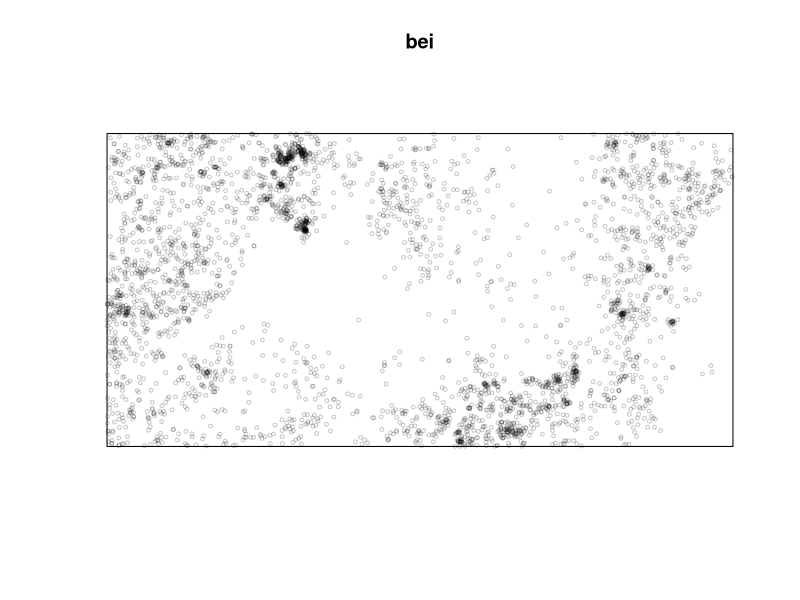
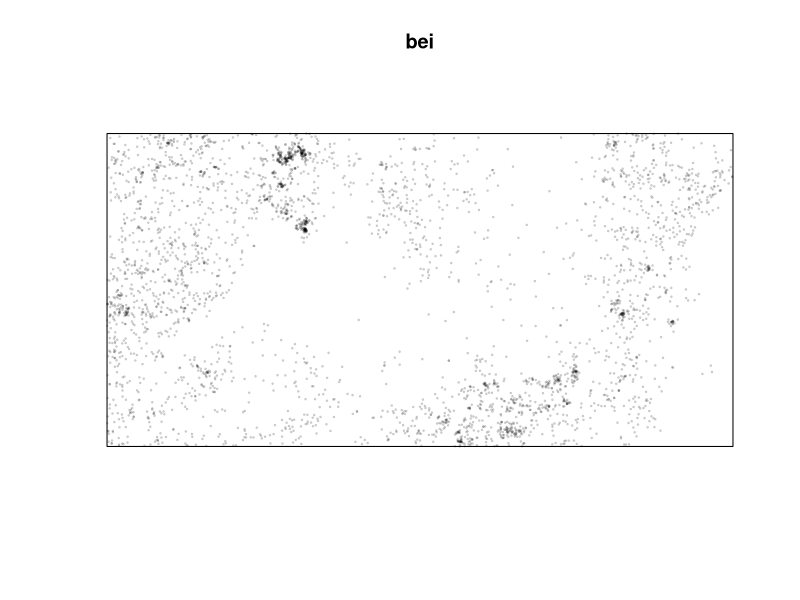
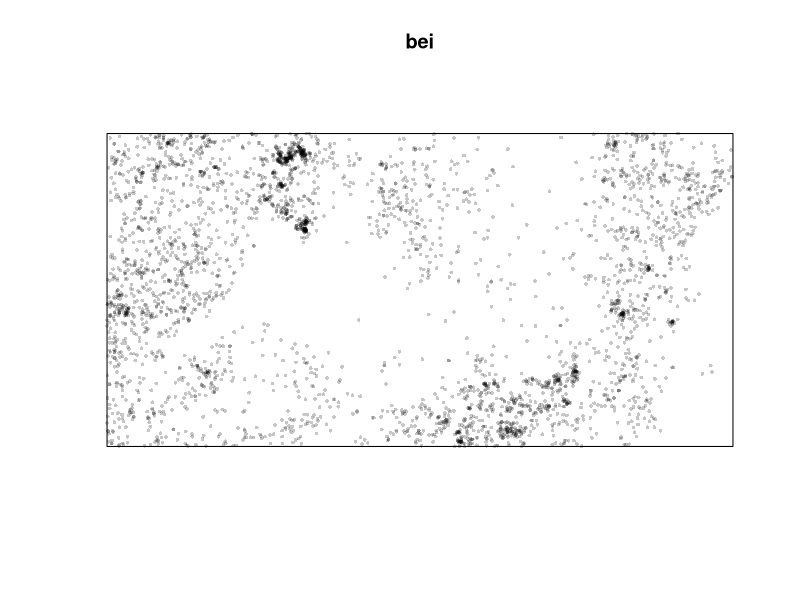
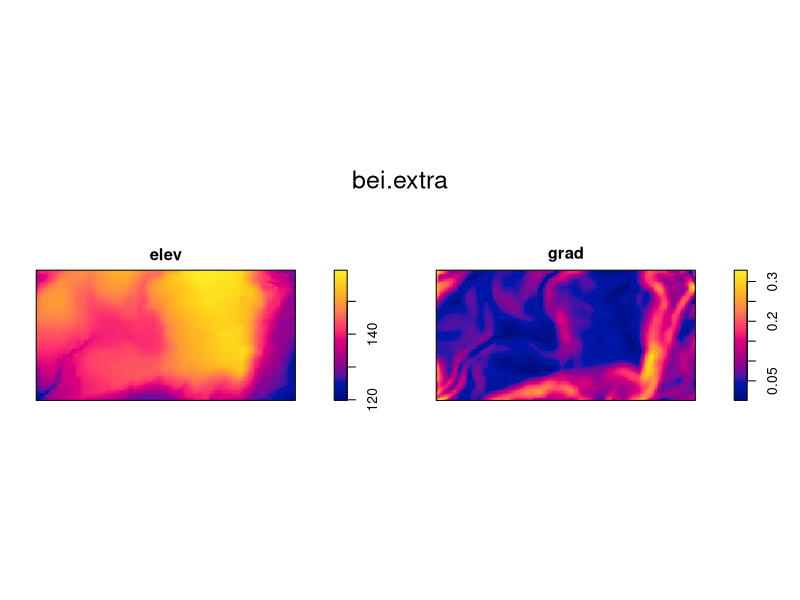
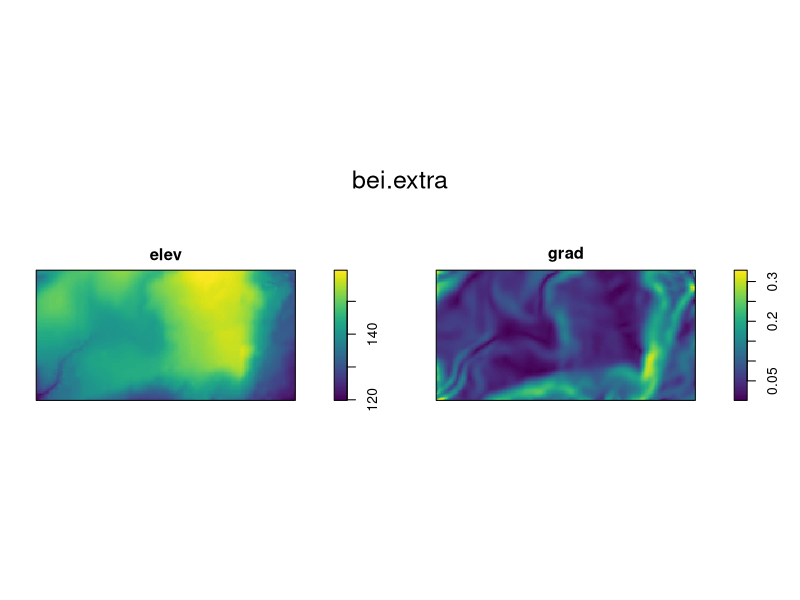
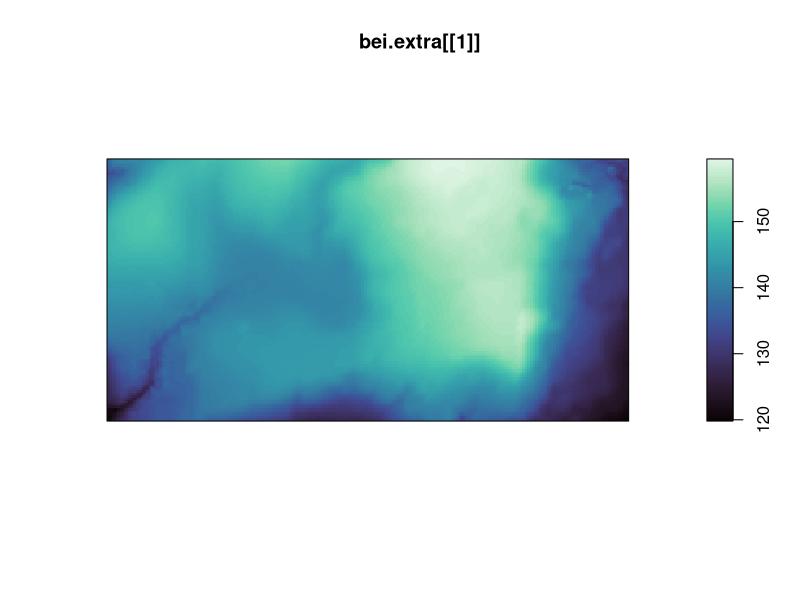
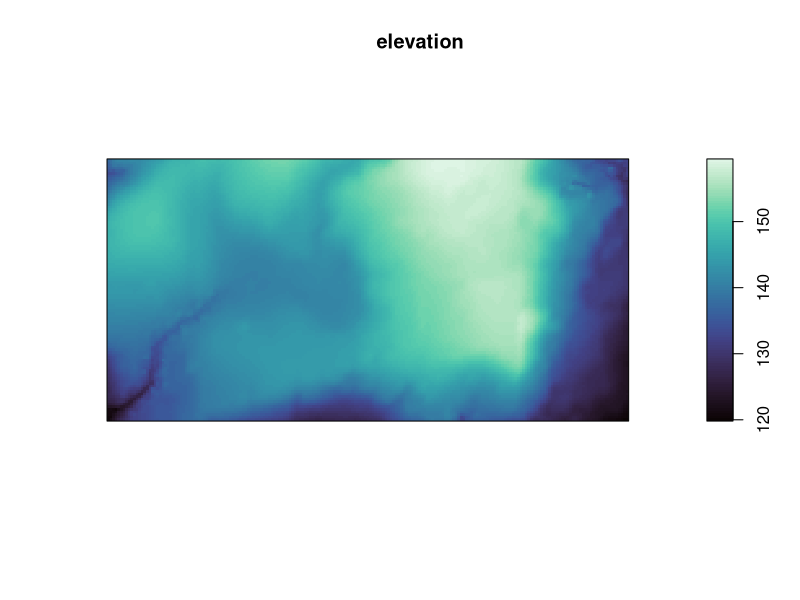
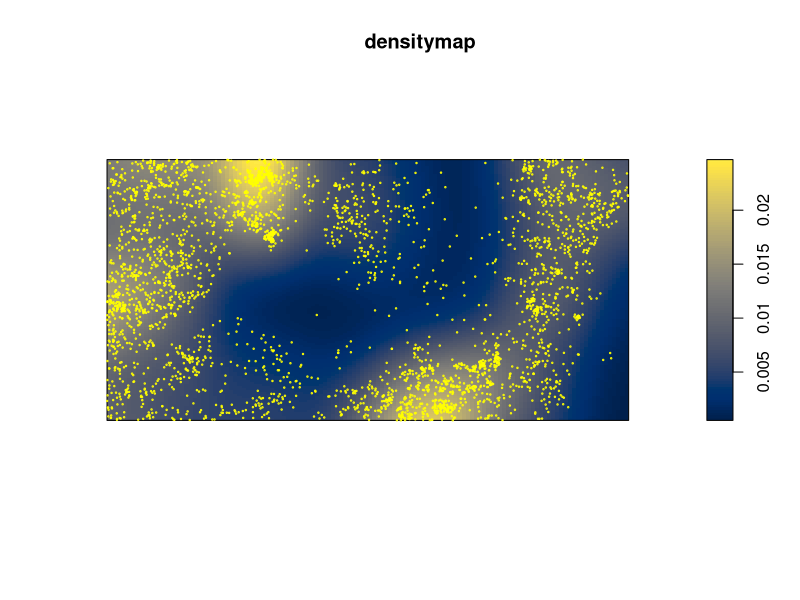

These charts were generated, in order, by the following R code:
# density maps
# Code related to population ecology

# A package is needed for point pattern analysis
# install.packages("spatstat")
library(spatstat)
library(viridis)

# let's use the bei data:
# data description:
# https://CRAN.R-project.org/package=spatstat

bei

# plotting the data
plot(bei, cex = 0.5) # cex = size of points

# changing dimension - cex
plot(bei, cex=.2)

# changing the symbol - pch
plot(bei, cex=0.5, pch=16)

# additional datasets
bei.extra
plot(bei.extra)
plot(bei.extra, col=viridis(100))

# let's use only part of the dataset: elev
plot(bei.extra[[1]], col=mako(100))
elevation <- bei.extra[[1]]
plot(elevation, col=mako(100))

# passing from points to a countinuous surface
densitymap <- density(bei)
plot(densitymap, col=cividis(100))
points(bei, cex=0.2, col="yellow")

# multiframe
par(mfrow=c(1,2))
plot(bei)
plot(densitymap)
plot(elevation)

par(mfrow=c(2,1))
plot(elevation, col=mako(100))
plot(densitymap, col=cividis(100))
